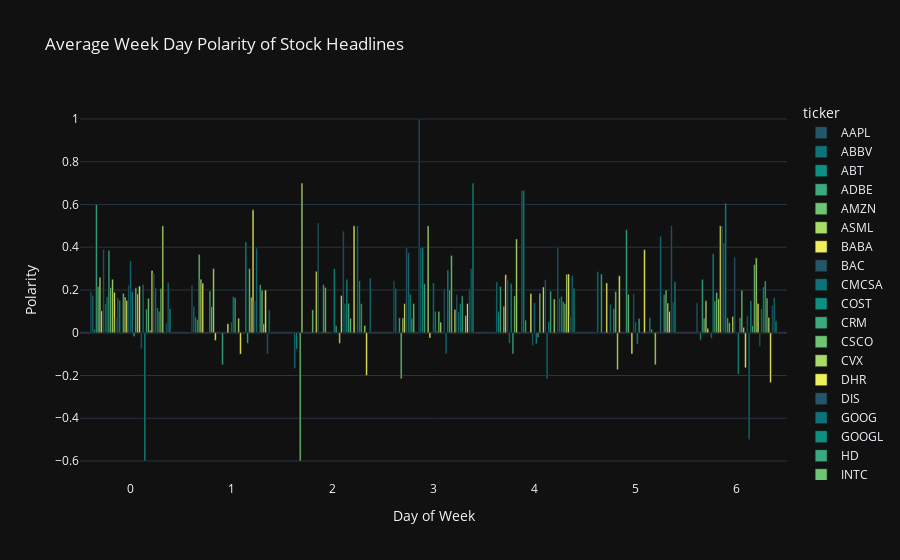

The notebook cell this image was saved under:
### Code cell
# Group by the ticker and the day of the week, creating a multi-index
mean_day = blob_news.groupby(['ticker', 'dayofweek']).mean()
# Unstack, the innermost index level 'unstacks' across the columns
mean_day = mean_day.unstack()
# Get a cross-section of the above data, and transpose it to make the columns the ticker names
mean_day = mean_day.xs('polarity', axis=1).T
# Plotly colors
agg = px.colors.sequential.Aggrnyl

px.bar(mean_day, barmode='group', color_discrete_sequence=agg,
      title='Average Week Day Polarity of Stock Headlines',
      labels={'value': 'Polarity', 'dayofweek': 'Day of Week'})

### Figure 1 — Plotly figure (JSON) as saved in the notebook; plotly's stock layout.template omitted (floating-point values rounded to 4 significant figures)
{"data": [{"alignmentgroup": "True", "hovertemplate": "ticker=AAPL<br>Day of Week=%{x}<br>Polarity=%{y}<extra></extra>", "legendgroup": "AAPL", "marker": {"color": "rgb(36, 86, 104)"}, "name": "AAPL", "offsetgroup": "AAPL", "orientation": "v", "showlegend": true, "textposition": "auto", "type": "bar", "x": [0, 1, 2, 3, 4, 5, 6], "xaxis": "x", "y": [0.1921, 0.2248, null, 0.2429, null, null, 0.1404], "yaxis": "y"}, {"alignmentgroup": "True", "hovertemplate": "ticker=ABBV<br>Day of Week=%{x}<br>Polarity=%{y}<extra></extra>", "legendgroup": "ABBV", "marker": {"color": "rgb(15, 114, 121)"}, "name": "ABBV", "offsetgroup": "ABBV", "orientation": "v", "showlegend": true, "textposition": "auto", "type": "bar", "x": [0, 1, 2, 3, 4, 5, 6], "xaxis": "x", "y": [0.175, 0.1236, -0.1667, 0.2078, 0.2383, 0.2867, null], "yaxis": "y"}, {"alignmentgroup": "True", "hovertemplate": "ticker=ABT<br>Day of Week=%{x}<br>Polarity=%{y}<extra></extra>", "legendgroup": "ABT", "marker": {"color": "rgb(13, 143, 129)"}, "name": "ABT", "offsetgroup": "ABT", "orientation": "v", "showlegend": true, "textposition": "auto", "type": "bar", "x": [0, 1, 2, 3, 4, 5, 6], "xaxis": "x", "y": [0.01667, 0.07364, -0.07667, null, 0.1, 6.939e-18, -0.03434], "yaxis": "y"}, {"alignmentgroup": "True", "hovertemplate": "ticker=ADBE<br>Day of Week=%{x}<br>Polarity=%{y}<extra></extra>", "legendgroup": "ADBE", "marker": {"color": "rgb(57, 171, 126)"}, "name": "ADBE", "offsetgroup": "ADBE", "orientation": "v", "showlegend": true, "textposition": "auto", "type": "bar", "x": [0, 1, 2, 3, 4, 5, 6], "xaxis": "x", "y": [0.6, 0.0625, null, 0.07, 0.2167, 0.275, 0.25], "yaxis": "y"}, {"alignmentgroup": "True", "hovertemplate": "ticker=AMZN<br>Day of Week=%{x}<br>Polarity=%{y}<extra></extra>", "legendgroup": "AMZN", "marker": {"color": "rgb(110, 197, 116)"}, "name": "AMZN", "offsetgroup": "AMZN", "orientation": "v", "showlegend": true, "textposition": "auto", "type": "bar", "x": [0, 1, 2, 3, 4, 5, 6], "xaxis": "x", "y": [0.2166, 0.3667, -0.6, -0.2155, null, null, 0.06907], "yaxis": "y"}, {"alignmentgroup": "True", "hovertemplate": "ticker=ASML<br>Day of Week=%{x}<br>Polarity=%{y}<extra></extra>", "legendgroup": "ASML", "marker": {"color": "rgb(169, 220, 103)"}, "name": "ASML", "offsetgroup": "ASML", "orientation": "v", "showlegend": true, "textposition": "auto", "type": "bar", "x": [0, 1, 2, 3, 4, 5, 6], "xaxis": "x", "y": [0.2596, 0.2506, 0.7, 0.06944, 0.1235, null, 0.15], "yaxis": "y"}, {"alignmentgroup": "True", "hovertemplate": "ticker=BABA<br>Day of Week=%{x}<br>Polarity=%{y}<extra></extra>", "legendgroup": "BABA", "marker": {"color": "rgb(237, 239, 93)"}, "name": "BABA", "offsetgroup": "BABA", "orientation": "v", "showlegend": true, "textposition": "auto", "type": "bar", "x": [0, 1, 2, 3, 4, 5, 6], "xaxis": "x", "y": [0.1024, 0.2321, null, 0.1364, 0.2716, 0.2333, 0.02063], "yaxis": "y"}, {"alignmentgroup": "True", "hovertemplate": "ticker=BAC<br>Day of Week=%{x}<br>Polarity=%{y}<extra></extra>", "legendgroup": "BAC", "marker": {"color": "rgb(36, 86, 104)"}, "name": "BAC", "offsetgroup": "BAC", "orientation": "v", "showlegend": true, "textposition": "auto", "type": "bar", "x": [0, 1, 2, 3, 4, 5, 6], "xaxis": "x", "y": [0.3912, null, null, 0.4, 0.25, null, -0.005657], "yaxis": "y"}, {"alignmentgroup": "True", "hovertemplate": "ticker=CMCSA<br>Day of Week=%{x}<br>Polarity=%{y}<extra></extra>", "legendgroup": "CMCSA", "marker": {"color": "rgb(15, 114, 121)"}, "name": "CMCSA", "offsetgroup": "CMCSA", "orientation": "v", "showlegend": true, "textposition": "auto", "type": "bar", "x": [0, 1, 2, 3, 4, 5, 6], "xaxis": "x", "y": [0.1355, null, null, 0.375, -0.05, 0.1333, -0.02678], "yaxis": "y"}, {"alignmentgroup": "True", "hovertemplate": "ticker=COST<br>Day of Week=%{x}<br>Polarity=%{y}<extra></extra>", "legendgroup": "COST", "marker": {"color": "rgb(13, 143, 129)"}, "name": "COST", "offsetgroup": "COST", "orientation": "v", "showlegend": true, "textposition": "auto", "type": "bar", "x": [0, 1, 2, 3, 4, 5, 6], "xaxis": "x", "y": [0.1691, null, null, 0.1811, 0.2305, null, 0.3701], "yaxis": "y"}, {"alignmentgroup": "True", "hovertemplate": "ticker=CRM<br>Day of Week=%{x}<br>Polarity=%{y}<extra></extra>", "legendgroup": "CRM", "marker": {"color": "rgb(57, 171, 126)"}, "name": "CRM", "offsetgroup": "CRM", "orientation": "v", "showlegend": true, "textposition": "auto", "type": "bar", "x": [0, 1, 2, 3, 4, 5, 6], "xaxis": "x", "y": [0.3854, 0.1958, null, 0.06818, -0.1, 0.1136, 0.1482], "yaxis": "y"}, {"alignmentgroup": "True", "hovertemplate": "ticker=CSCO<br>Day of Week=%{x}<br>Polarity=%{y}<extra></extra>", "legendgroup": "CSCO", "marker": {"color": "rgb(110, 197, 116)"}, "name": "CSCO", "offsetgroup": "CSCO", "orientation": "v", "showlegend": true, "textposition": "auto", "type": "bar", "x": [0, 1, 2, 3, 4, 5, 6], "xaxis": "x", "y": [0.2111, 0.1218, 0.1071, 0.1364, 0.1725, 0.1929, 0.1888], "yaxis": "y"}, {"alignmentgroup": "True", "hovertemplate": "ticker=CVX<br>Day of Week=%{x}<br>Polarity=%{y}<extra></extra>", "legendgroup": "CVX", "marker": {"color": "rgb(169, 220, 103)"}, "name": "CVX", "offsetgroup": "CVX", "orientation": "v", "showlegend": true, "textposition": "auto", "type": "bar", "x": [0, 1, 2, 3, 4, 5, 6], "xaxis": "x", "y": [0.25, 0.3, null, null, 0.4389, -0.1728, 0.1588], "yaxis": "y"}, {"alignmentgroup": "True", "hovertemplate": "ticker=DHR<br>Day of Week=%{x}<br>Polarity=%{y}<extra></extra>", "legendgroup": "DHR", "marker": {"color": "rgb(237, 239, 93)"}, "name": "DHR", "offsetgroup": "DHR", "orientation": "v", "showlegend": true, "textposition": "auto", "type": "bar", "x": [0, 1, 2, 3, 4, 5, 6], "xaxis": "x", "y": [0.1894, -0.03636, 0.2875, null, null, 0.2667, 0.5], "yaxis": "y"}, {"alignmentgroup": "True", "hovertemplate": "ticker=DIS<br>Day of Week=%{x}<br>Polarity=%{y}<extra></extra>", "legendgroup": "DIS", "marker": {"color": "rgb(36, 86, 104)"}, "name": "DIS", "offsetgroup": "DIS", "orientation": "v", "showlegend": true, "textposition": "auto", "type": "bar", "x": [0, 1, 2, 3, 4, 5, 6], "xaxis": "x", "y": [0.07358, null, 0.5136, 1, null, null, 0.5], "yaxis": "y"}, {"alignmentgroup": "True", "hovertemplate": "ticker=GOOG<br>Day of Week=%{x}<br>Polarity=%{y}<extra></extra>", "legendgroup": "GOOG", "marker": {"color": "rgb(15, 114, 121)"}, "name": "GOOG", "offsetgroup": "GOOG", "orientation": "v", "showlegend": true, "textposition": "auto", "type": "bar", "x": [0, 1, 2, 3, 4, 5, 6], "xaxis": "x", "y": [0.1639, null, null, 0.4, 0.6656, null, 0.4211], "yaxis": "y"}, {"alignmentgroup": "True", "hovertemplate": "ticker=GOOGL<br>Day of Week=%{x}<br>Polarity=%{y}<extra></extra>", "legendgroup": "GOOGL", "marker": {"color": "rgb(13, 143, 129)"}, "name": "GOOGL", "offsetgroup": "GOOGL", "orientation": "v", "showlegend": true, "textposition": "auto", "type": "bar", "x": [0, 1, 2, 3, 4, 5, 6], "xaxis": "x", "y": [0.152, null, null, 0.4, 0.6656, null, 0.6071], "yaxis": "y"}, {"alignmentgroup": "True", "hovertemplate": "ticker=HD<br>Day of Week=%{x}<br>Polarity=%{y}<extra></extra>", "legendgroup": "HD", "marker": {"color": "rgb(57, 171, 126)"}, "name": "HD", "offsetgroup": "HD", "orientation": "v", "showlegend": true, "textposition": "auto", "type": "bar", "x": [0, 1, 2, 3, 4, 5, 6], "xaxis": "x", "y": [null, -0.15, 0.225, 0.2299, 0.05909, 0.4819, 0.06997], "yaxis": "y"}, {"alignmentgroup": "True", "hovertemplate": "ticker=INTC<br>Day of Week=%{x}<br>Polarity=%{y}<extra></extra>", "legendgroup": "INTC", "marker": {"color": "rgb(110, 197, 116)"}, "name": "INTC", "offsetgroup": "INTC", "orientation": "v", "showlegend": true, "textposition": "auto", "type": "bar", "x": [0, 1, 2, 3, 4, 5, 6], "xaxis": "x", "y": [0.1841, null, 0.2121, null, null, 0.1799, 0.04701], "yaxis": "y"}, {"alignmentgroup": "True", "hovertemplate": "ticker=JNJ<br>Day of Week=%{x}<br>Polarity=%{y}<extra></extra>", "legendgroup": "JNJ", "marker": {"color": "rgb(169, 220, 103)"}, "name": "JNJ", "offsetgroup": "JNJ", "orientation": "v", "showlegend": true, "textposition": "auto", "type": "bar", "x": [0, 1, 2, 3, 4, 5, 6], "xaxis": "x", "y": [0.1669, null, null, 0.5, null, null, null], "yaxis": "y"}, {"alignmentgroup": "True", "hovertemplate": "ticker=JPM<br>Day of Week=%{x}<br>Polarity=%{y}<extra></extra>", "legendgroup": "JPM", "marker": {"color": "rgb(237, 239, 93)"}, "name": "JPM", "offsetgroup": "JPM", "orientation": "v", "showlegend": true, "textposition": "auto", "type": "bar", "x": [0, 1, 2, 3, 4, 5, 6], "xaxis": "x", "y": [0.1513, 0.04242, null, -0.025, 0.1833, -0.1, 0.07614], "yaxis": "y"}, {"alignmentgroup": "True", "hovertemplate": "ticker=KO<br>Day of Week=%{x}<br>Polarity=%{y}<extra></extra>", "legendgroup": "KO", "marker": {"color": "rgb(36, 86, 104)"}, "name": "KO", "offsetgroup": "KO", "orientation": "v", "showlegend": true, "textposition": "auto", "type": "bar", "x": [0, 1, 2, 3, 4, 5, 6], "xaxis": "x", "y": [0.2216, null, null, null, -0.06061, 0.1822, 0.354], "yaxis": "y"}, {"alignmentgroup": "True", "hovertemplate": "ticker=MA<br>Day of Week=%{x}<br>Polarity=%{y}<extra></extra>", "legendgroup": "MA", "marker": {"color": "rgb(15, 114, 121)"}, "name": "MA", "offsetgroup": "MA", "orientation": "v", "showlegend": true, "textposition": "auto", "type": "bar", "x": [0, 1, 2, 3, 4, 5, 6], "xaxis": "x", "y": [0.3369, 0.05, -0.001389, 0.2333, 0.14, 0.05052, null], "yaxis": "y"}, {"alignmentgroup": "True", "hovertemplate": "ticker=MCD<br>Day of Week=%{x}<br>Polarity=%{y}<extra></extra>", "legendgroup": "MCD", "marker": {"color": "rgb(13, 143, 129)"}, "name": "MCD", "offsetgroup": "MCD", "orientation": "v", "showlegend": true, "textposition": "auto", "type": "bar", "x": [0, 1, 2, 3, 4, 5, 6], "xaxis": "x", "y": [0.1932, 0.1694, 0.3, 0.1, -0.05227, -0.05278, -0.194], "yaxis": "y"}, {"alignmentgroup": "True", "hovertemplate": "ticker=MRK<br>Day of Week=%{x}<br>Polarity=%{y}<extra></extra>", "legendgroup": "MRK", "marker": {"color": "rgb(57, 171, 126)"}, "name": "MRK", "offsetgroup": "MRK", "orientation": "v", "showlegend": true, "textposition": "auto", "type": "bar", "x": [0, 1, 2, 3, 4, 5, 6], "xaxis": "x", "y": [-0.01786, 0.1636, 0.03333, 0.008333, -0.02216, 0.0668, 0.07143], "yaxis": "y"}, {"alignmentgroup": "True", "hovertemplate": "ticker=MSFT<br>Day of Week=%{x}<br>Polarity=%{y}<extra></extra>", "legendgroup": "MSFT", "marker": {"color": "rgb(110, 197, 116)"}, "name": "MSFT", "offsetgroup": "MSFT", "orientation": "v", "showlegend": true, "textposition": "auto", "type": "bar", "x": [0, 1, 2, 3, 4, 5, 6], "xaxis": "x", "y": [0.2104, null, null, 0.1, 0.1848, null, 0.1993], "yaxis": "y"}, {"alignmentgroup": "True", "hovertemplate": "ticker=NFLX<br>Day of Week=%{x}<br>Polarity=%{y}<extra></extra>", "legendgroup": "NFLX", "marker": {"color": "rgb(169, 220, 103)"}, "name": "NFLX", "offsetgroup": "NFLX", "orientation": "v", "showlegend": true, "textposition": "auto", "type": "bar", "x": [0, 1, 2, 3, 4, 5, 6], "xaxis": "x", "y": [0.1817, 0.06818, -0.05, 0.05, null, null, 0.02554], "yaxis": "y"}, {"alignmentgroup": "True", "hovertemplate": "ticker=NVDA<br>Day of Week=%{x}<br>Polarity=%{y}<extra></extra>", "legendgroup": "NVDA", "marker": {"color": "rgb(237, 239, 93)"}, "name": "NVDA", "offsetgroup": "NVDA", "orientation": "v", "showlegend": true, "textposition": "auto", "type": "bar", "x": [0, 1, 2, 3, 4, 5, 6], "xaxis": "x", "y": [0.2184, -0.1, 0.1742, null, 0.2143, 0.3889, -0.1639], "yaxis": "y"}, {"alignmentgroup": "True", "hovertemplate": "ticker=NVS<br>Day of Week=%{x}<br>Polarity=%{y}<extra></extra>", "legendgroup": "NVS", "marker": {"color": "rgb(36, 86, 104)"}, "name": "NVS", "offsetgroup": "NVS", "orientation": "v", "showlegend": true, "textposition": "auto", "type": "bar", "x": [0, 1, 2, 3, 4, 5, 6], "xaxis": "x", "y": [-0.075, null, 0.475, 0.2055, 0.2484, null, 0.0809], "yaxis": "y"}, {"alignmentgroup": "True", "hovertemplate": "ticker=ORCL<br>Day of Week=%{x}<br>Polarity=%{y}<extra></extra>", "legendgroup": "ORCL", "marker": {"color": "rgb(15, 114, 121)"}, "name": "ORCL", "offsetgroup": "ORCL", "orientation": "v", "showlegend": true, "textposition": "auto", "type": "bar", "x": [0, 1, 2, 3, 4, 5, 6], "xaxis": "x", "y": [0.2273, null, 0.1364, -0.1, -0.2167, 0.007143, -0.5], "yaxis": "y"}, {"alignmentgroup": "True", "hovertemplate": "ticker=PDD<br>Day of Week=%{x}<br>Polarity=%{y}<extra></extra>", "legendgroup": "PDD", "marker": {"color": "rgb(13, 143, 129)"}, "name": "PDD", "offsetgroup": "PDD", "orientation": "v", "showlegend": true, "textposition": "auto", "type": "bar", "x": [0, 1, 2, 3, 4, 5, 6], "xaxis": "x", "y": [-0.6, 0.425, 0.25, 0.2942, 0.05142, 0.0711, 0.15], "yaxis": "y"}, {"alignmentgroup": "True", "hovertemplate": "ticker=PEP<br>Day of Week=%{x}<br>Polarity=%{y}<extra></extra>", "legendgroup": "PEP", "marker": {"color": "rgb(57, 171, 126)"}, "name": "PEP", "offsetgroup": "PEP", "orientation": "v", "showlegend": true, "textposition": "auto", "type": "bar", "x": [0, 1, 2, 3, 4, 5, 6], "xaxis": "x", "y": [0.1116, -0.04924, 0.138, 0.2017, 0.1949, 0.01688, 0.03333], "yaxis": "y"}, {"alignmentgroup": "True", "hovertemplate": "ticker=PFE<br>Day of Week=%{x}<br>Polarity=%{y}<extra></extra>", "legendgroup": "PFE", "marker": {"color": "rgb(110, 197, 116)"}, "name": "PFE", "offsetgroup": "PFE", "orientation": "v", "showlegend": true, "textposition": "auto", "type": "bar", "x": [0, 1, 2, 3, 4, 5, 6], "xaxis": "x", "y": [0.1612, 0.3, 0.06818, 0.3619, null, null, 0.319], "yaxis": "y"}, {"alignmentgroup": "True", "hovertemplate": "ticker=PG<br>Day of Week=%{x}<br>Polarity=%{y}<extra></extra>", "legendgroup": "PG", "marker": {"color": "rgb(169, 220, 103)"}, "name": "PG", "offsetgroup": "PG", "orientation": "v", "showlegend": true, "textposition": "auto", "type": "bar", "x": [0, 1, 2, 3, 4, 5, 6], "xaxis": "x", "y": [0.01188, 0.1672, null, null, 0.1581, -0.15, 0.35], "yaxis": "y"}, {"alignmentgroup": "True", "hovertemplate": "ticker=PYPL<br>Day of Week=%{x}<br>Polarity=%{y}<extra></extra>", "legendgroup": "PYPL", "marker": {"color": "rgb(237, 239, 93)"}, "name": "PYPL", "offsetgroup": "PYPL", "orientation": "v", "showlegend": true, "textposition": "auto", "type": "bar", "x": [0, 1, 2, 3, 4, 5, 6], "xaxis": "x", "y": [0.2912, 0.575, 0.5, 0.1091, null, null, 0.1368], "yaxis": "y"}, {"alignmentgroup": "True", "hovertemplate": "ticker=T<br>Day of Week=%{x}<br>Polarity=%{y}<extra></extra>", "legendgroup": "T", "marker": {"color": "rgb(36, 86, 104)"}, "name": "T", "offsetgroup": "T", "orientation": "v", "showlegend": true, "textposition": "auto", "type": "bar", "x": [0, 1, 2, 3, 4, 5, 6], "xaxis": "x", "y": [0.2788, 0.15, null, 0.1788, 0.4, null, -0.06477], "yaxis": "y"}, {"alignmentgroup": "True", "hovertemplate": "ticker=TM<br>Day of Week=%{x}<br>Polarity=%{y}<extra></extra>", "legendgroup": "TM", "marker": {"color": "rgb(15, 114, 121)"}, "name": "TM", "offsetgroup": "TM", "orientation": "v", "showlegend": true, "textposition": "auto", "type": "bar", "x": [0, 1, 2, 3, 4, 5, 6], "xaxis": "x", "y": [0.2091, 0.3958, 0.5, 0.1, 0.1619, 0.4521, 0.1125], "yaxis": "y"}, {"alignmentgroup": "True", "hovertemplate": "ticker=TMO<br>Day of Week=%{x}<br>Polarity=%{y}<extra></extra>", "legendgroup": "TMO", "marker": {"color": "rgb(13, 143, 129)"}, "name": "TMO", "offsetgroup": "TMO", "orientation": "v", "showlegend": true, "textposition": "auto", "type": "bar", "x": [0, 1, 2, 3, 4, 5, 6], "xaxis": "x", "y": [0.1167, null, 0.2433, 0.1364, 0.1703, null, 0.2143], "yaxis": "y"}, {"alignmentgroup": "True", "hovertemplate": "ticker=TMUS<br>Day of Week=%{x}<br>Polarity=%{y}<extra></extra>", "legendgroup": "TMUS", "marker": {"color": "rgb(57, 171, 126)"}, "name": "TMUS", "offsetgroup": "TMUS", "orientation": "v", "showlegend": true, "textposition": "auto", "type": "bar", "x": [0, 1, 2, 3, 4, 5, 6], "xaxis": "x", "y": [0.1008, 0.225, 0.1364, 0.1727, 0.1453, 0.1797, 0.242], "yaxis": "y"}, {"alignmentgroup": "True", "hovertemplate": "ticker=TSLA<br>Day of Week=%{x}<br>Polarity=%{y}<extra></extra>", "legendgroup": "TSLA", "marker": {"color": "rgb(110, 197, 116)"}, "name": "TSLA", "offsetgroup": "TSLA", "orientation": "v", "showlegend": true, "textposition": "auto", "type": "bar", "x": [0, 1, 2, 3, 4, 5, 6], "xaxis": "x", "y": [0.207, 0.2, null, null, 0.1361, 0.2, 0.1627], "yaxis": "y"}, {"alignmentgroup": "True", "hovertemplate": "ticker=TSM<br>Day of Week=%{x}<br>Polarity=%{y}<extra></extra>", "legendgroup": "TSM", "marker": {"color": "rgb(169, 220, 103)"}, "name": "TSM", "offsetgroup": "TSM", "orientation": "v", "showlegend": true, "textposition": "auto", "type": "bar", "x": [0, 1, 2, 3, 4, 5, 6], "xaxis": "x", "y": [0.5, 0.04167, 0.03393, 0.08086, 0.2735, 0.1393, 0.07209], "yaxis": "y"}, {"alignmentgroup": "True", "hovertemplate": "ticker=UN<br>Day of Week=%{x}<br>Polarity=%{y}<extra></extra>", "legendgroup": "UN", "marker": {"color": "rgb(237, 239, 93)"}, "name": "UN", "offsetgroup": "UN", "orientation": "v", "showlegend": true, "textposition": "auto", "type": "bar", "x": [0, 1, 2, 3, 4, 5, 6], "xaxis": "x", "y": [null, 0.2, -0.2, 0.1364, 0.275, 0.1, -0.2333], "yaxis": "y"}, {"alignmentgroup": "True", "hovertemplate": "ticker=UNH<br>Day of Week=%{x}<br>Polarity=%{y}<extra></extra>", "legendgroup": "UNH", "marker": {"color": "rgb(36, 86, 104)"}, "name": "UNH", "offsetgroup": "UNH", "orientation": "v", "showlegend": true, "textposition": "auto", "type": "bar", "x": [0, 1, 2, 3, 4, 5, 6], "xaxis": "x", "y": [0.04545, -0.1, null, 0.2062, 0.07576, 0.5, 0.1269], "yaxis": "y"}, {"alignmentgroup": "True", "hovertemplate": "ticker=VZ<br>Day of Week=%{x}<br>Polarity=%{y}<extra></extra>", "legendgroup": "VZ", "marker": {"color": "rgb(15, 114, 121)"}, "name": "VZ", "offsetgroup": "VZ", "orientation": "v", "showlegend": true, "textposition": "auto", "type": "bar", "x": [0, 1, 2, 3, 4, 5, 6], "xaxis": "x", "y": [0.2345, 0.1071, 0.2556, 0.3, 0.2675, 0.1437, 0.1643], "yaxis": "y"}, {"alignmentgroup": "True", "hovertemplate": "ticker=WMT<br>Day of Week=%{x}<br>Polarity=%{y}<extra></extra>", "legendgroup": "WMT", "marker": {"color": "rgb(13, 143, 129)"}, "name": "WMT", "offsetgroup": "WMT", "orientation": "v", "showlegend": true, "textposition": "auto", "type": "bar", "x": [0, 1, 2, 3, 4, 5, 6], "xaxis": "x", "y": [0.1125, null, null, 0.7, 0.2083, 0.2385, 0.05605], "yaxis": "y"}], "layout": {"barmode": "group", "legend": {"title": {"text": "ticker"}, "tracegroupgap": 0}, "title": {"text": "Average Week Day Polarity of Stock Headlines"}, "xaxis": {"anchor": "y", "domain": [0, 1], "title": {"text": "Day of Week"}}, "yaxis": {"anchor": "x", "domain": [0, 1], "title": {"text": "Polarity"}}}}
